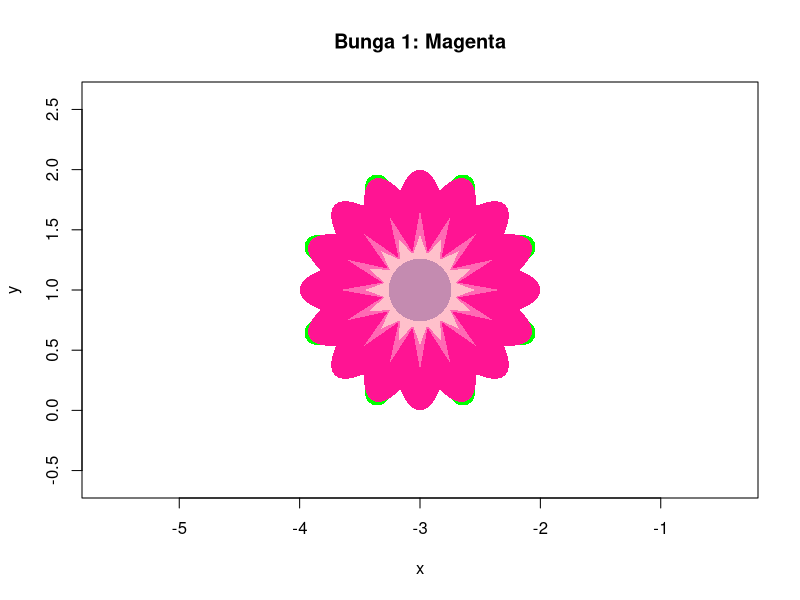
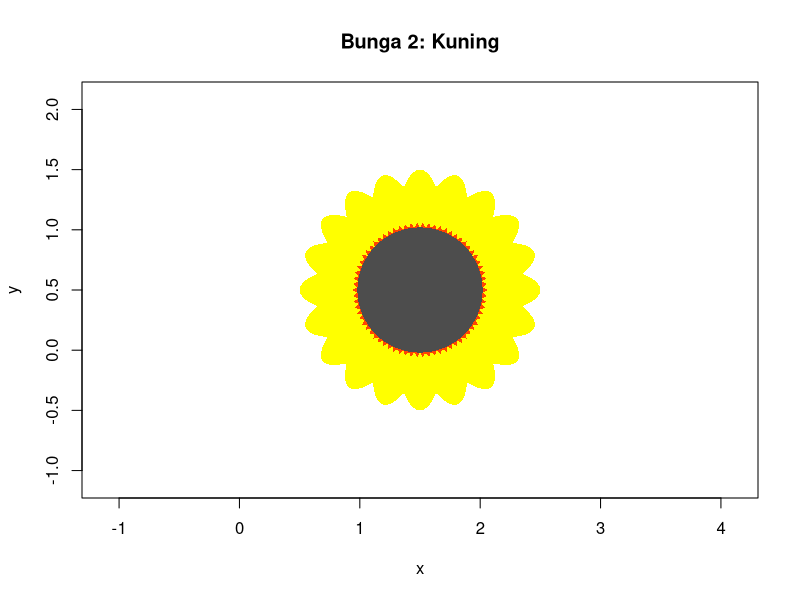
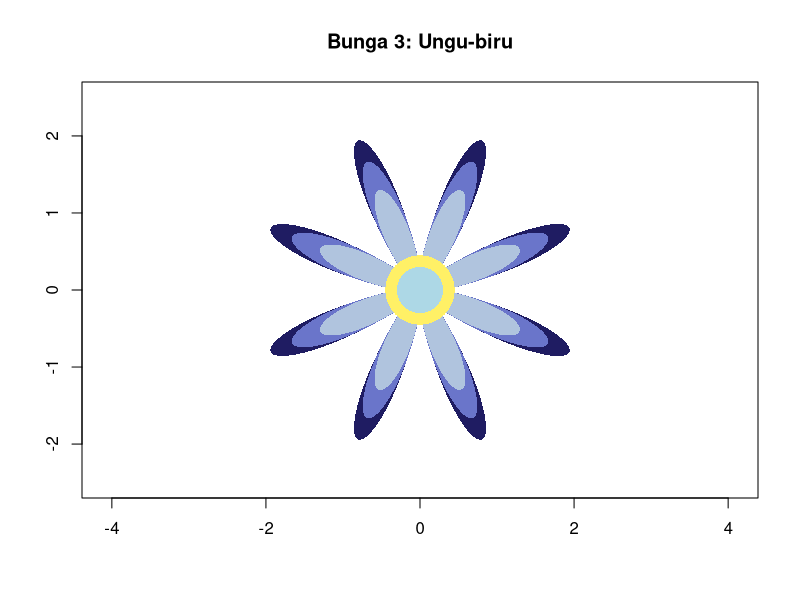
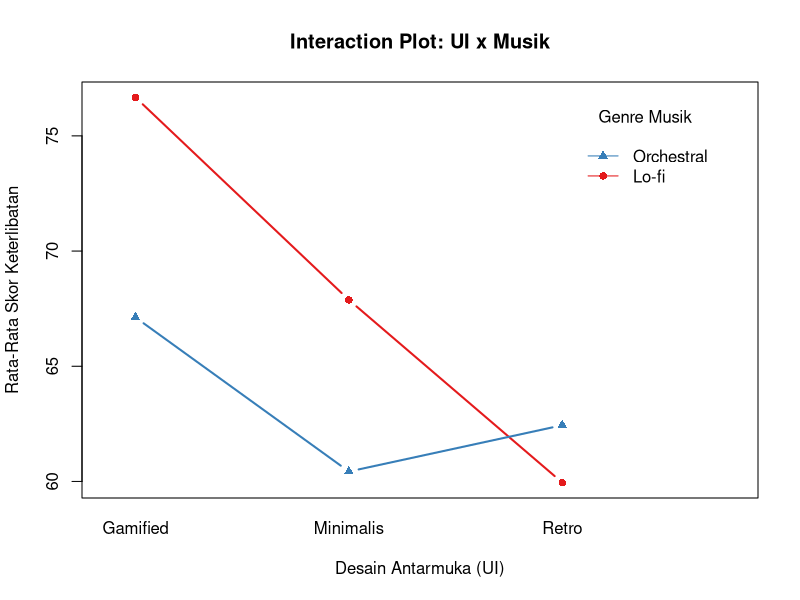
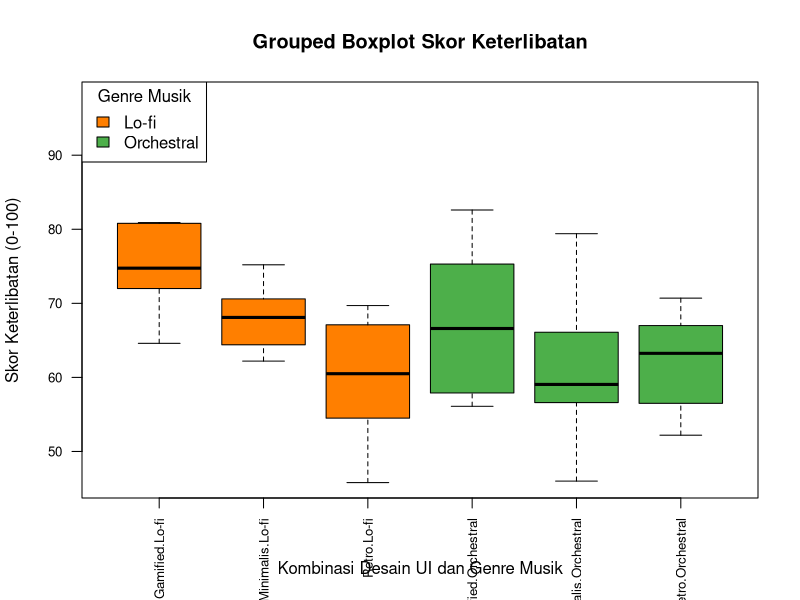

Generate these figures, in order, with R:
## ---- chunk 1
# Fungsi untuk membuat koordinat poligon lingkaran
buat_lingkaran <- function(cx, cy, r, n_points = 200) {
  theta <- seq(0, 2 * pi, length.out = n_points)
  list(x = cx + r * cos(theta), y = cy + r * sin(theta))
}

# Fungsi untuk membuat koordinat poligon bentuk bintang atau kelopak
buat_bintang <- function(cx, cy, r_outer, r_inner, n_points) {
  theta <- seq(0, 2 * pi, length.out = 2 * n_points + 1)
  r <- rep(c(r_outer, r_inner), length.out = length(theta))
  list(x = cx + r * cos(theta), y = cy + r * sin(theta))
}

# Fungsi untuk membuat koordinat poligon kelopak lancip (seperti bunga biru/ungu)
buat_kelopak_lancip <- function(cx, cy, r_max, r_min, n_petals, wave = 2) {
  theta <- seq(0, 2 * pi, length.out = 500)
  r <- r_min + (r_max - r_min) * (abs(sin(n_petals * theta / 2)))^wave
  list(x = cx + r * cos(theta), y = cy + r * sin(theta))
}

# Lingkaran
poly_lingkaran <- function(x0, y0, r, n = 400) {
  t <- seq(0, 2 * pi, length.out = n + 1)
  list(x = x0 + r * cos(t), y = y0 + r * sin(t))
}

# Bunga berkelopak bulat (bergelombang) dengan k kelopak
# r(t) = R * (a + (1 - a) * |cos(k t / 2)|)
poly_gelombang <- function(x0, y0, R, k, a, n = 3000) {
  t <- seq(0, 2 * pi, length.out = n + 1)
  r <- R * (a + (1 - a) * abs(cos(k * t / 2)))
  list(x = x0 + r * cos(t), y = y0 + r * sin(t))
}

# Bintang bergerigi dengan k ujung (jari-jari luar Ro, dalam Ri)
poly_bintang <- function(x0, y0, Ro, Ri, k, rotasi = 0) {
  t <- seq(0, 2 * pi, length.out = 2 * k + 1) + rotasi
  r <- rep(c(Ro, Ri), length.out = 2 * k + 1)
  list(x = x0 + r * cos(t), y = y0 + r * sin(t))
}

# Satu kelopak runcing (bentuk lensa) dengan arah sudut 'ang'
poly_kelopak <- function(x0, y0, ang, r0, panjang, lebar, n = 100) {
  s <- seq(0, 1, length.out = n)
  d <- r0 + (panjang - r0) * s            # jarak sepanjang sumbu kelopak
  h <- lebar * sin(pi * s)^0.8            # setengah lebar kelopak
  px <- c(d, rev(d))
  py <- c(h, -rev(h))
  list(x = x0 + px * cos(ang) - py * sin(ang),
       y = y0 + px * sin(ang) + py * cos(ang))
}

# Menggambar polygon dari list(x, y)
gambar <- function(p, col, border = NA, lwd = 1) {
  polygon(p$x, p$y, col = col, border = border, lwd = lwd)
}

# Membuka kanvas kosong dengan pusat (x0, y0) tepat di tengah
kanvas <- function(x0, y0, judul, setengah = 1.6) {
  plot(NA, xlim = c(x0 - setengah, x0 + setengah),
           ylim = c(y0 - setengah, y0 + setengah),
       asp = 1, xlab = "x", ylab = "y", main = judul, font.main = 2)
}
## ---- chunk 2
# Bunga 1: Magenta
bunga_magenta <- function(x0 = -3, y0 = 1) {
  kanvas(x0, y0, "Bunga 1: Magenta")
  # 8 bulatan hijau kecil di belakang kelopak
  for (j in 0:7) {
    a <- pi / 8 + j * pi / 4
    gambar(poly_lingkaran(x0 + 0.93 * cos(a), y0 + 0.93 * sin(a), 0.10),
           col = "green")
  }
  # 16 kelopak bulat
  gambar(poly_gelombang(x0, y0, R = 1, k = 16, a = 0.84), col = "deeppink")
  # lapisan sinar merah muda di dalam kelopak
  gambar(poly_bintang(x0, y0, 0.66, 0.32, 16), col = "hotpink")
  gambar(poly_bintang(x0, y0, 0.46, 0.30, 16), col = "pink")
  # pusat
  gambar(poly_lingkaran(x0, y0, 0.26), col = "#C48BB0")
}
bunga_magenta()
## ---- chunk 3
# Bunga 2: Kuning
bunga_kuning <- function(x0 = 1.5, y0 = 0.5) {
  kanvas(x0, y0, "Bunga 2: Kuning")
  # 20 kelopak bulat
  gambar(poly_gelombang(x0, y0, R = 1, k = 20, a = 0.86), col = "yellow")
  # cincin bergerigi merah-jingga di tepi pusat
  gambar(poly_bintang(x0, y0, 0.56, 0.52, 70), col = "orangered")
  # pusat gelap
  gambar(poly_lingkaran(x0, y0, 0.52), col = "gray30")
}
bunga_kuning()
## ---- chunk 4
# Bunga 3: Ungu-biru
dev.new()
plot(NA, xlim = c(-2.5, 2.5), ylim = c(-2.5, 2.5), 
     asp = 1, xlab = "", ylab = "", 
     main = "Bunga 3: Ungu-biru")

k_ungu_tua <- buat_kelopak_lancip(0, 0, r_max = 2.1, r_min = 0.4, n_petals = 8, wave = 3)
polygon(k_ungu_tua$x, k_ungu_tua$y, col = "#1F1C62", border = NA)

k_biru <- buat_kelopak_lancip(0, 0, r_max = 1.8, r_min = 0.4, n_petals = 8, wave = 2.5)
polygon(k_biru$x, k_biru$y, col = "#6A75CA", border = NA)

k_lavender <- buat_kelopak_lancip(0, 0, r_max = 1.4, r_min = 0.35, n_petals = 8, wave = 2)
polygon(k_lavender$x, k_lavender$y, col = "#B0C4DE", border = NA)

l_kuning_pusat <- buat_lingkaran(0, 0, r = 0.45)
polygon(l_kuning_pusat$x, l_kuning_pusat$y, col = "#FFF066", border = NA)

l_pusat_toska <- buat_lingkaran(0, 0, r = 0.3)
polygon(l_pusat_toska$x, l_pusat_toska$y, col = "#ADD8E6", border = NA)
## ---- chunk 5
library(dplyr)
df <- read.csv("../data/eksperimen_bass (1).csv")
df$Desain_UI <- as.factor(df$Desain_UI)
df$Genre_Musik <- as.factor(df$Genre_Musik)
df$Skor_Keterlibatan <- as.numeric(df$Skor_Keterlibatan)
str(df)
## ---- chunk 6
library(dplyr)
tabel_ringkasan <- df %>%
  group_by(Desain_UI, Genre_Musik) %>%
  summarise(
    n = n(),
    Rata_Rata = mean(Skor_Keterlibatan, na.rm = TRUE),
    Standar_Deviasi = sd(Skor_Keterlibatan, na.rm = TRUE),
    .groups = "drop"
  ) %>%
  arrange(desc(Rata_Rata))
print(tabel_ringkasan)
## ---- chunk 7
# Interaction Plot
interaction.plot(
  x.factor = df$Desain_UI,
  trace.factor = df$Genre_Musik,
  response = df$Skor_Keterlibatan,
  fun = mean,
  type = "b",
  col = c("#E41A1C", "#377EB8"),
  pch = c(16, 17),
  lty = 1,
  lwd = 2,
  xlab = "Desain Antarmuka (UI)",
  ylab = "Rata-Rata Skor Keterlibatan",
  legend = TRUE,
  trace.label = "Genre Musik",
  main = "Interaction Plot: UI x Musik"
)

# Grouped Boxplot
boxplot(
  Skor_Keterlibatan ~ Desain_UI * Genre_Musik,
  data = df,
  col = c("#FF7F00", "#FF7F00", "#FF7F00", "#4DAF4A", "#4DAF4A", "#4DAF4A"),
  main = "Grouped Boxplot Skor Keterlibatan",
  xlab = "Kombinasi Desain UI dan Genre Musik",
  ylab = "Skor Keterlibatan (0-100)",
  las = 2,
  cex.axis = 0.8
)
legend(
  "topleft",
  legend = c("Lo-fi", "Orchestral"),
  fill = c("#FF7F00", "#4DAF4A"),
  title = "Genre Musik"
)
## ---- chunk 8
# Fungsi ANOVA 2 Arah
analisisVariansGanda <- function(data, faktorA, faktorB, respon, alpha = 0.05) {
  
  # Pemeriksaan ketersediaan kolom
  semua_kolom <- colnames(data)
  if (!(faktorA %in% semua_kolom)) {
    stop(paste("Pesan Kesalahan: Kolom faktor A (", faktorA, ") tidak ditemukan dalam dataset."))
  }
  if (!(faktorB %in% semua_kolom)) {
    stop(paste("Pesan Kesalahan: Kolom faktor B (", faktorB, ") tidak ditemukan dalam dataset."))
  }
  if (!(respon %in% semua_kolom)) {
    stop(paste("Pesan Kesalahan: Kolom respon (", respon, ") tidak ditemukan dalam dataset."))
  }
  
  # Ekstraksi vektor data berdasar nama variabel
  vec_A <- data[[faktorA]]
  vec_B <- data[[faktorB]]
  vec_Y <- data[[respon]]
  
  # Pemeriksaan tipe data respon harus numerik
  if (!is.numeric(vec_Y)) {
    stop("Pesan Kesalahan: Variabel respon harus bertipe numerik.")
  }
  
  # Pemeriksaan nilai kosong (NA/NaN)
  if (any(is.na(vec_A)) || any(is.na(vec_B)) || any(is.na(vec_Y))) {
    stop("Pesan Kesalahan: Terdapat nilai kosong (NA) pada variabel yang dianalisis.")
  }
  
  n <- length(vec_Y)
  level_A <- unique(vec_A)
  level_B <- unique(vec_B)
  r <- length(level_A)
  c <- length(level_B)
  
  # Pemeriksaan keseimbangan sel (balanceness / m replikasi per sel)
  tabel_frekuensi <- table(vec_A, vec_B)
  jumlah_replikasi <- as.vector(tabel_frekuensi)
  
  if (length(unique(jumlah_replikasi)) > 1) {
    stop("Pesan Kesalahan: Jumlah replikasi antar sel perlakuan tidak sama (unbalanced design).")
  }
  
  m <- jumlah_replikasi[1]
  
  # Grand Mean (Rata-rata Keseluruhan)
  grand_mean <- mean(vec_Y)
  
  # Mean Setiap Level Faktor A
  mean_A <- tapply(vec_Y, vec_A, mean)
  
  # Mean Setiap Level Faktor B
  mean_B <- tapply(vec_Y, vec_B, mean)
  
  # Mean Setiap Sel (Interaksi A x B)
  mean_sel <- aggregate(formula(paste(respon, "~", faktorA, "+", faktorB)), 
                        data = data, FUN = mean)
  
  # A. Total Sum of Squares (SST)
  SST <- sum((vec_Y - grand_mean)^2)
  
  # B. Sum of Squares Faktor A (SSA)
  SSA <- m * c * sum((mean_A - grand_mean)^2)
  
  # C. Sum of Squares Faktor B (SSB)
  SSB <- m * r * sum((mean_B - grand_mean)^2)
  
  # D. Sum of Squares Interaksi AB (SSAB)
  SSAB <- 0
  for (i in level_A) {
    for (j in level_B) {
      y_bar_ij <- mean_sel[mean_sel[[faktorA]] == i & mean_sel[[faktorB]] == j, respon]
      y_bar_i  <- mean_A[as.character(i)]
      y_bar_j  <- mean_B[as.character(j)]
      
      SSAB <- SSAB + (y_bar_ij - y_bar_i - y_bar_j + grand_mean)^2
    }
  }
  SSAB <- m * SSAB
  
  # E. Sum of Squares Error (SSE)
  SSE <- 0
  for (i in level_A) {
    for (j in level_B) {
      y_ijk <- vec_Y[vec_A == i & vec_B == j]
      y_bar_ij <- mean(y_ijk)
      SSE <- SSE + sum((y_ijk - y_bar_ij)^2)
    }
  }
  
  # Derajat Bebas (df)
  df_A  <- r - 1
  df_B  <- c - 1
  df_AB <- (r - 1) * (c - 1)
  df_E  <- n - (r * c)
  df_T  <- n - 1
  
  # Mean Square (MS)
  MS_A  <- SSA / df_A
  MS_B  <- SSB / df_B
  MS_AB <- SSAB / df_AB
  MS_E  <- SSE / df_E
  
  # Statistik F-hitung
  F_A  <- MS_A / MS_E
  F_B  <- MS_B / MS_E
  F_AB <- MS_AB / MS_E
  
  # p-value (menggunakan pf)
  p_A  <- pf(F_A, df_A, df_E, lower.tail = FALSE)
  p_B  <- pf(F_B, df_B, df_E, lower.tail = FALSE)
  p_AB <- pf(F_AB, df_AB, df_E, lower.tail = FALSE)
  
  # Critical Value F (menggunakan qf)
  F_krit_A  <- qf(1 - alpha, df_A, df_E)
  F_krit_B  <- qf(1 - alpha, df_B, df_E)
  F_krit_AB <- qf(1 - alpha, df_AB, df_E)
  
  # Keputusan Keputusan Statistik
  kep_A  <- ifelse(p_A < alpha, "Tolak H0", "Gagal Tolak H0")
  kep_B  <- ifelse(p_B < alpha, "Tolak H0", "Gagal Tolak H0")
  kep_AB <- ifelse(p_AB < alpha, "Tolak H0", "Gagal Tolak H0")
  
  pemeriksaan_SS <- all.equal(SST, SSA + SSB + SSAB + SSE, tolerance = 1e-6)
  pemeriksaan_df <- (df_T == (df_A + df_B + df_AB + df_E))
  
  if (!isTRUE(pemeriksaan_SS) || !pemeriksaan_df) {
    warning("Peringatan: Verifikasi penjumlahan SS atau df tidak cocok!")
  }
  
  tabel_anova <- data.frame(
    Sumber_Variasi = c(faktorA, faktorB, paste0(faktorA, ":", faktorB), "Error", "Total"),
    SS = c(SSA, SSB, SSAB, SSE, SST),
    df = c(df_A, df_B, df_AB, df_E, df_T),
    MS = c(MS_A, MS_B, MS_AB, MS_E, NA),
    F_value = c(F_A, F_B, F_AB, NA, NA),
    P_value = c(p_A, p_B, p_AB, NA, NA),
    F_kritis = c(F_krit_A, F_krit_B, F_krit_AB, NA, NA),
    Keputusan = c(kep_A, kep_B, kep_AB, NA, NA),
    stringsAsFactors = FALSE
  )
  
  return(tabel_anova)
}
## ---- chunk 9
# Uji fungsi pada data asli
hasil_asli <- analisisVariansGanda(
  data = df, 
  faktorA = "Desain_UI", 
  faktorB = "Genre_Musik", 
  respon = "Skor_Keterlibatan"
)
print("=== HASIL ANOVA DATA ASLI ===")
print(hasil_asli)

# Acak urutan baris data menggunakan set.seed(2026)
set.seed(2026)
data_acak <- df[sample(nrow(df)), ]

# Jalankan fungsi pada data yang telah diacak
hasil_acak <- analisisVariansGanda(
  data = data_acak, 
  faktorA = "Desain_UI", 
  faktorB = "Genre_Musik", 
  respon = "Skor_Keterlibatan"
)
print("=== HASIL ANOVA DATA SETELAH DIACAK ===")
print(hasil_acak)
## ---- chunk 10
# Pengujian
hasil <- analisisVariansGanda(df, "Desain_UI", "Genre_Musik", "Skor_Keterlibatan")
print(hasil)
